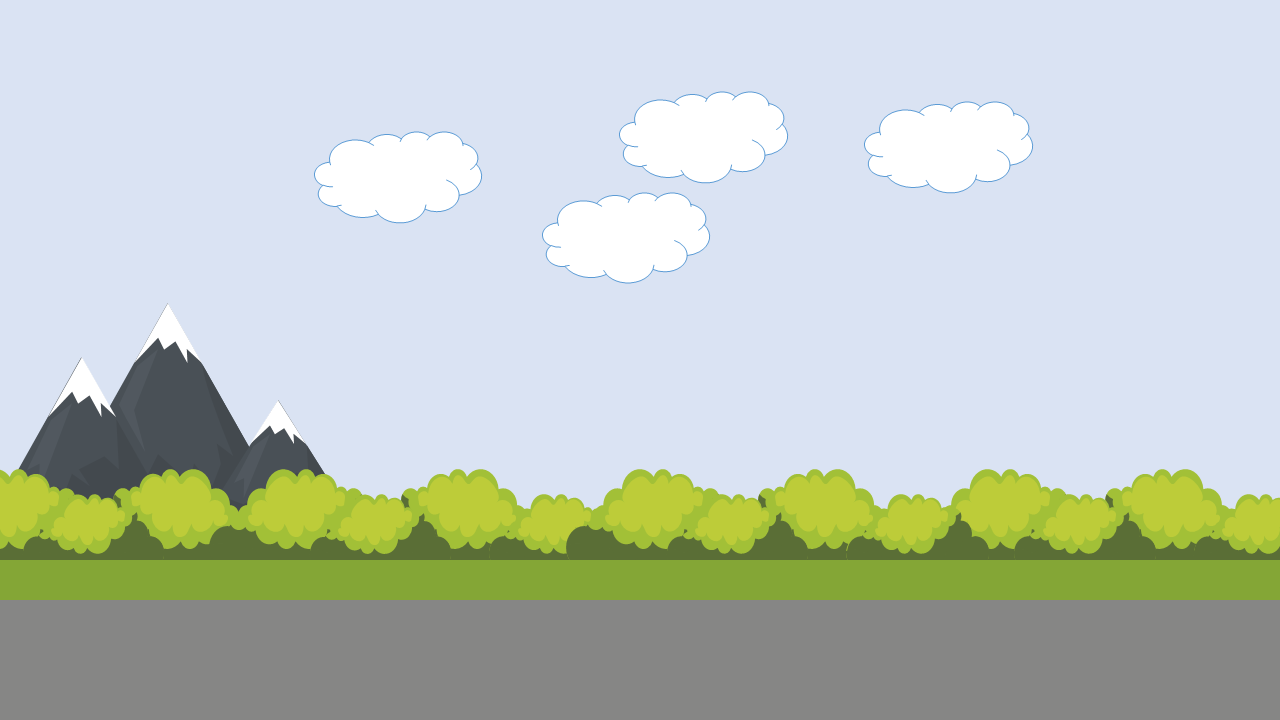
#> input picture 第4章 模版匹配/img.png, 1280 x 720 px, given in place of slow_traffic_small.mp4, which was not available
$ jupyter execute --allow-errors 17-optical-flow.ipynb   (shell and % lines are left out)   (text cells are left out)
#> lines starting #> are read from the running program, lines starting #| are printed output that depends on the picture; pictures that were not available may be replaced by others from this repository, and a replacement may not be noted
[cell 1]
import cv2
import numpy as np
import matplotlib.pyplot as plt
import random
import math

# 根据角度旋转图像
def rotate_image(img, angle):
    # 计算旋转中心
    center = tuple(np.array(img.shape[1::-1]) / 2)
    # 计算旋转矩阵
    rot_mat = cv2.getRotationMatrix2D(center, angle, 1.0)
    # 旋转图像
    rotated = cv2.warpAffine(img, rot_mat,
                    img.shape[1::-1], flags=cv2.INTER_LINEAR)
    return rotated

# 创建一个200*200的随机数组，并将其转换为float32类型
img_t0 = np.random.rand(200, 200).astype(np.float32)

# 复制img_t0的内容到img_t1
img_t1 = img_t0.copy()

# 将img_t1旋转-1度
img_t1 = rotate_image(img_t1, -1)

# 可视化
fig1, (ax_1, ax_2) = plt.subplots(1, 2)
# 在ax_1中显示img_t0
ax_1.imshow(img_t0)
ax_1.set_title("Frame t0")
# 在ax_2中显示img_t1
ax_2.imshow(img_t1)
ax_2.set_title("Frame t1")
# 显示图像
plt.show()
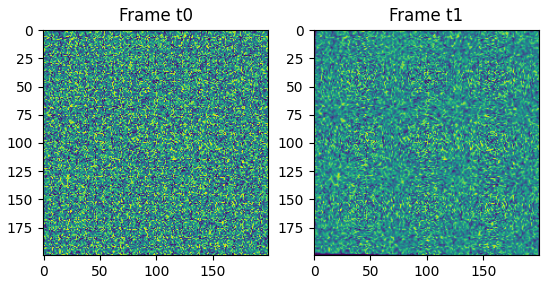
#> figure drawn by matplotlib, 2 panels

[cell 2]
def smooth(img, sigma):
    """
    高斯平滑函数，返回平滑后的图像。

    参数:
    - img: 输入图像。
    - sigma: 高斯核的标准差。
    """
    # 创建x数组，范围为[-3sigma,3sigma]
    x = np.array(list(range(math.floor(-3.0 * sigma + 0.5),
                            math.floor(3.0 * sigma + 0.5) + 1)))

    # 计算高斯核G
    G = np.exp(-x ** 2 / (2 * sigma ** 2))
    G = G / np.sum(G)

    # 对图像进行二维卷积
    return cv2.sepFilter2D(img, -1, G, G)


def gaussderiv(img, sigma):
    """
    高斯求导函数。

    参数:
    - param img: 输入图像。
    - param sigma: 高斯核的标准差。

    返回:
    - Dx: x轴方向的导数图像。
    - Dy: y轴方向的导数图像。
    """
    # 创建x数组，范围为[-3sigma,3sigma]
    x = np.array(list(range(math.floor(-3.0 * sigma + 0.5),
                            math.floor(3.0 * sigma + 0.5) + 1)))

    # 计算高斯核G
    G = np.exp(-x ** 2 / (2 * sigma ** 2))
    G = G / np.sum(G)

    # 计算高斯求导核D
    D = -2 * (x * np.exp(-x ** 2 / (2 * sigma ** 2))) / ( \
                            np.sqrt(2 * math.pi) * sigma ** 3)
    D = D / (np.sum(np.abs(D)) / 2)

    # 分别对图像进行x方向和y方向二维卷积
    Dx = cv2.sepFilter2D(img, -1, D, G)
    Dy = cv2.sepFilter2D(img, -1, G, D)

    return Dx, Dy

def calculate_derivatives(img1, img2, smoothing, derivation):
    """
    计算图像的导数。

    参数:
    - img1: 前一帧图像。
    - img2: 后一帧图像。
    - smoothing: 高斯平滑的标准差。
    - derivation: 高斯求导的标准差。

    返回:
    - i_x: x轴方向的导数图像。
    - i_y: y轴方向的导数图像。
    - i_t: 时间方向的导数图像。
    """
    # 计算t方向导数
    i_t = smooth(img2 - img1, smoothing)
    # 计算x、y方向导数
    i_x, i_y = gaussderiv(smooth(np.divide(img1 + \
                                img2, 2), smoothing), derivation)
    return i_x, i_y, i_t

[cell 3]
def sum_kernel(x, N):
    '''
    计算块内和。
    '''
    return cv2.filter2D(x, -1, np.ones((N, N)))

def lucas_kanade(img1, img2, N, smoothing=1, derivation=0.4):
    """
    Lucas-Kanade算法。

    参数:
    - img1: 前一帧图像。
    - img2: 后一帧图像。
    - N: 块大小。
    - smoothing: 高斯平滑的标准差。
    - derivation: 高斯求导的标准差。

    返回:
    - u: x轴方向的速度图像。
    - v: y轴方向的速度图像。
    """
    # 计算图像导数
    i_x, i_y, i_t = calculate_derivatives(img1, img2,
                              smoothing, derivation)

    # 计算i_x_t和i_y_t
    i_x_t = sum_kernel(np.multiply(i_x, i_t), N)
    i_y_t = sum_kernel(np.multiply(i_y, i_t), N)

    # 计算梯度的平方
    i_x_2 = sum_kernel(np.square(i_x), N)
    i_y_2 = sum_kernel(np.square(i_y), N)

    i_x_y = sum_kernel(np.multiply(i_x, i_y), N)

    # 计算平方和
    D = np.subtract(
        np.multiply(i_x_2, i_y_2),
        np.square(i_x_y)
    )

    D += 1e-5

    # 计算各块内的u, v
    u = np.divide(
        np.add(
            np.multiply(-i_y_2, i_x_t),
            np.multiply(i_x_y, i_y_t)
        ),
        D
    )

    v = np.divide(
        np.subtract(
            np.multiply(i_x_y, i_x_t),
            np.multiply(i_x_2, i_y_t)
        ),
        D
    )

    return u, v

[cell 4]
def show_flow(U, V, ax):
    """
    根据提供的U,V绘制光流。
    """
    # 控制分块的大小
    scaling = 0.1
    # 使用高斯平滑处理光流
    u = cv2.resize(smooth(U, 1.5), (0, 0),
                           fx=scaling, fy=scaling)
    v = cv2.resize(smooth(V, 1.5), (0, 0),
                           fx=scaling, fy=scaling)

    # 生成x,y的坐标矩阵
    x_ = (np.array(list(range(1, u.shape[1] + 1))) - 0.5) / scaling
    y_ = -(np.array(list(range(1, u.shape[0] + 1))) - 0.5) / scaling
    x, y = np.meshgrid(x_, y_)

    # 画箭头
    ax.quiver(x, y, -u * 5, v * 5)
    ax.set_aspect(1.)


def draw_optical_flow(image_1, image_2,
                      normalizeImages=True, win_size=10):
    """
    计算图像之间的光流并将其显示出来。
    """
    # 归一化图像
    if normalizeImages:
        image_1 = image_1 / 255.0
        image_2 = image_2 / 255.0
    # 计算光流
    U_lk, V_lk = lucas_kanade(image_1, image_2, win_size)

    # 预先定义画布用于可视化
    fig2, (ax_11, ax_12, ax_13) = plt.subplots(1, 3, dpi=200)
    # 第一帧
    ax_11.imshow(image_1)
    ax_11.set_title("Frame t0")
    ax_11.axis('off')
    # 第二帧
    ax_12.imshow(image_2)
    ax_12.set_title("Frame t1")
    ax_12.axis('off')
    # 光流
    show_flow(U_lk, V_lk, ax_13)
    ax_13.set_title("Lucas-Kanade")
    ax_13.axis('off')
    # 画布布局
    fig2.tight_layout()
    plt.show()
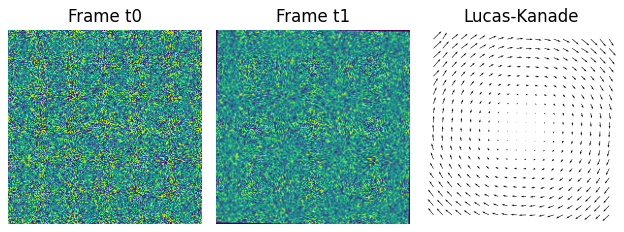
#> figure drawn by matplotlib, 3 panels

[cell 5]
draw_optical_flow(img_t0, img_t1, normalizeImages=False)

[cell 6]
img_t0 = np.random.rand(200, 200).astype(np.float32)
img_t1 = img_t0.copy()

# 测试运动较大的情况（旋转8度）
img_t1 = rotate_image(img_t1, -8)
draw_optical_flow(img_t0, img_t1, normalizeImages=False)
#> call 2 of draw_optical_flow, with normalizeImages = False, win_size = 10
#> in draw_optical_flow (call 2), `plt.show()`:
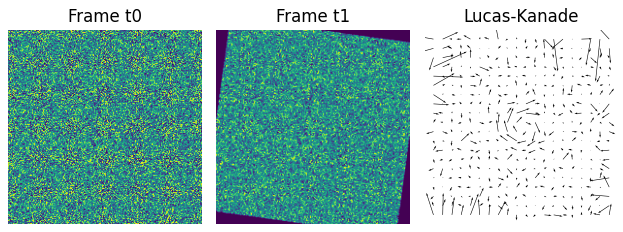
#> figure drawn by matplotlib, 3 panels

#> (a cell that did not finish here is left out)

[cell 8]
import cv2 as cv
import numpy as np
import matplotlib.pyplot as plt

# 读取一段视频用于计算光流
cap = cv.VideoCapture(
    "./learncv_img/optical_flow/slow_traffic_small.mp4")
# ShiTomasi 角点检测参数
feature_params = dict(maxCorners = 100,
                       qualityLevel = 0.3,
                       minDistance = 7,
                       blockSize = 7 )
# Lucas-Kanade 光流法参数
lk_params = dict( winSize  = (15, 15),
    maxLevel = 2,
    criteria = (cv.TERM_CRITERIA_EPS | cv.TERM_CRITERIA_COUNT,
                10, 0.03))
# 生成随机颜色用于描述光流
color = np.random.randint(0, 255, (100, 3))
# 读取第一帧并找到角点
ret, old_frame = cap.read()
#> old_frame is the input picture: shape (720, 1280, 3); mean B, G, R 191.2, 200.4, 190.7
old_gray = cv.cvtColor(old_frame, cv.COLOR_BGR2GRAY)
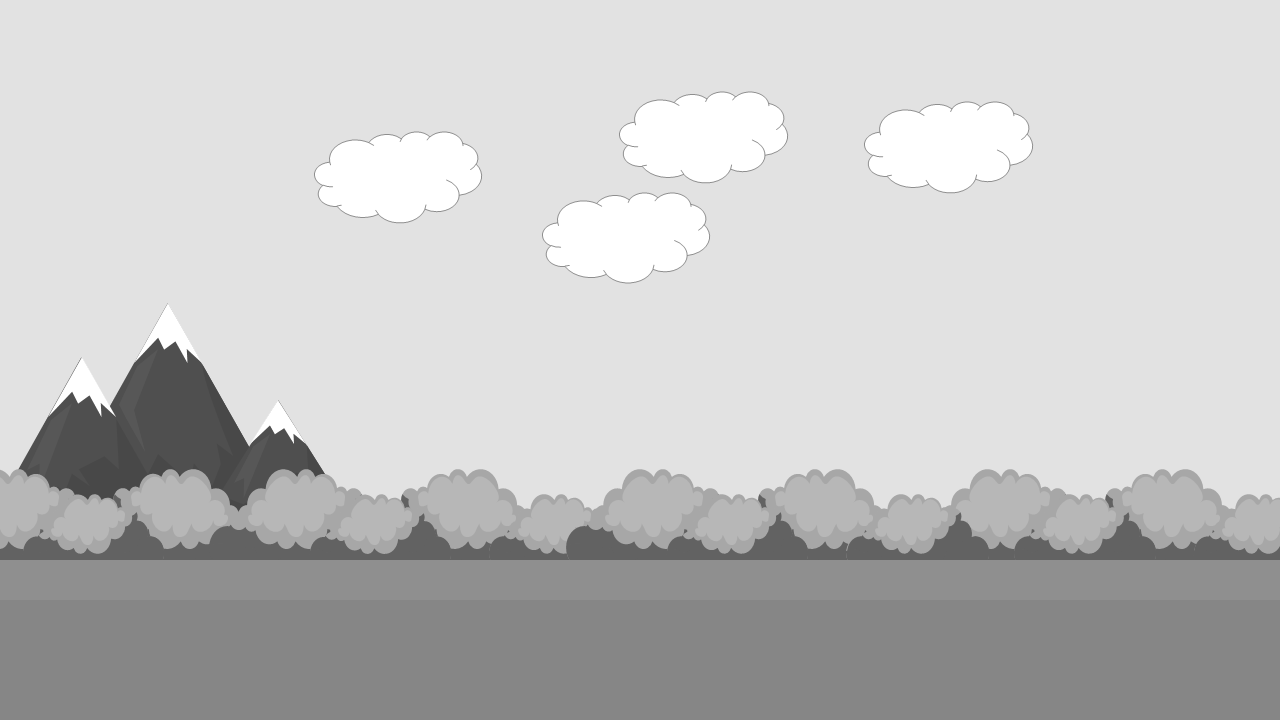
#> old_gray: shape (720, 1280); min 72, max 255, mean 196.4
p0 = cv.goodFeaturesToTrack(old_gray,
                    mask = None, **feature_params)
#> p0 = 18 rows, first 8: [174, 344], [88, 398], [269, 428], [79, 400], [165, 346], [71, 394], [157, 340], [283, 430]
# 创建一个mask用于绘制轨迹
mask = np.zeros_like(old_frame)
while(1):
    ret, frame = cap.read()
    if not ret:
        print('No frames grabbed!')
        break
    frame_gray = cv.cvtColor(frame, cv.COLOR_BGR2GRAY)
    # 计算光流，并返回光流成功跟踪到的点p1，跟踪状态st以及跟踪差异err
    p1, st, err = cv.calcOpticalFlowPyrLK(old_gray, frame_gray,
                                          p0, None, **lk_params)
#> p1 has the same summary as p0; st = 18 values from 1 to 1; err = 18 values from 0 to 0
    # 选择好的跟踪点
    if p1 is not None:
        # 筛选出跟踪成功的点
        good_new = p1[st==1]
#> good_new has the same summary as p0
        good_old = p0[st==1]
#> good_old has the same summary as p0

    # 绘制轨迹
    for i, (new, old) in enumerate(zip(good_new, good_old)):
        a, b = new.ravel()
        c, d = old.ravel()
        mask = cv.line(mask, (int(a), int(b)), (int(c), int(d)), \
                       color[i].tolist(), 2)
        frame = cv.circle(frame, (int(a), int(b)), 5, \
                          color[i].tolist(), -1)
#> this loop made 18 passes
#> (a, b, c, d) on passes 1 to 12: (174, 344, 174, 344), (88, 398, 88, 398), (269, 428, 269, 428), (79, 400, 79, 400), (165, 346, 165, 346), (71, 394, 71, 394), (157, 340, 157, 340), (283, 430, 283, 430), (249, 443, 249, 443), (296, 437, 296, 437), (189, 352, 189, 352), (103, 406, 103, 406)
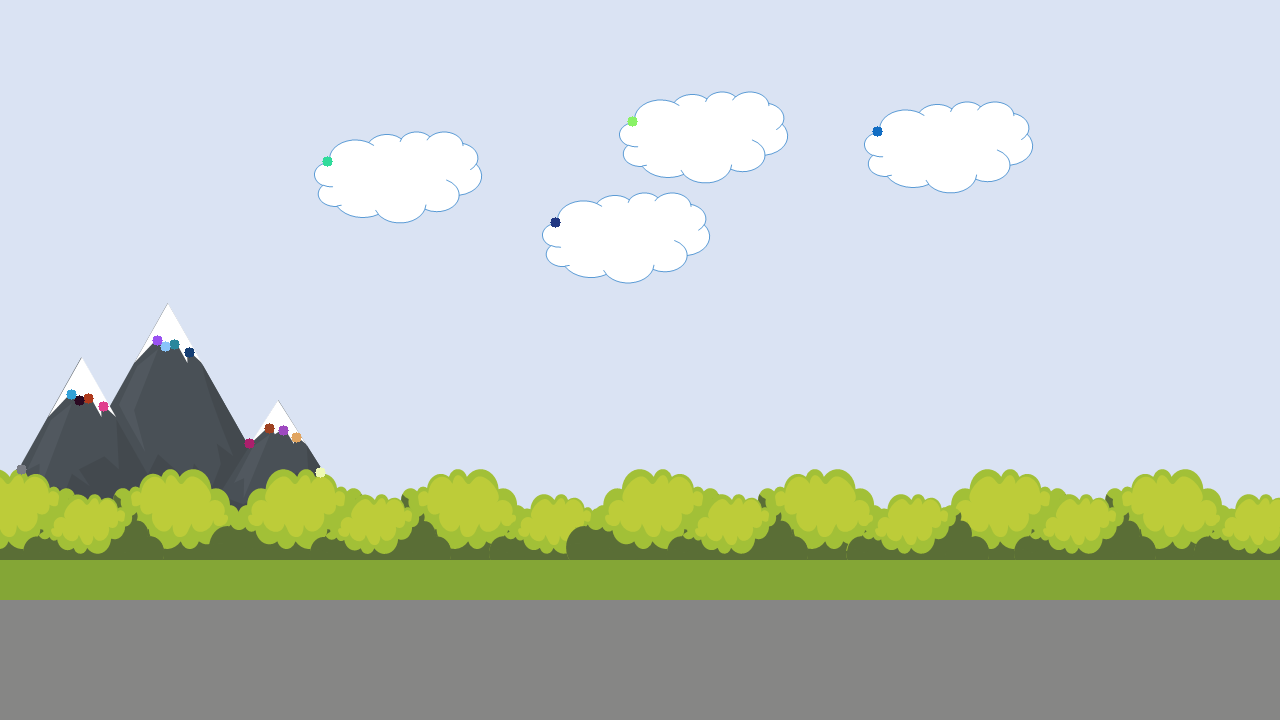
#> frame: shape (720, 1280, 3); mean B, G, R 191.2, 200.3, 190.6
#> mask: shape (720, 1280, 3); mean of channels 0, 1, 2 0, 0, 0

    img = cv.add(frame, mask)
    # 更新上一帧的图像和跟踪点
    old_gray = frame_gray.copy()
    p0 = good_new.reshape(-1, 1, 2)

# 显示结果
plt.imshow(cv.cvtColor(img, cv.COLOR_BGR2RGB))
plt.axis('off')
plt.show()
